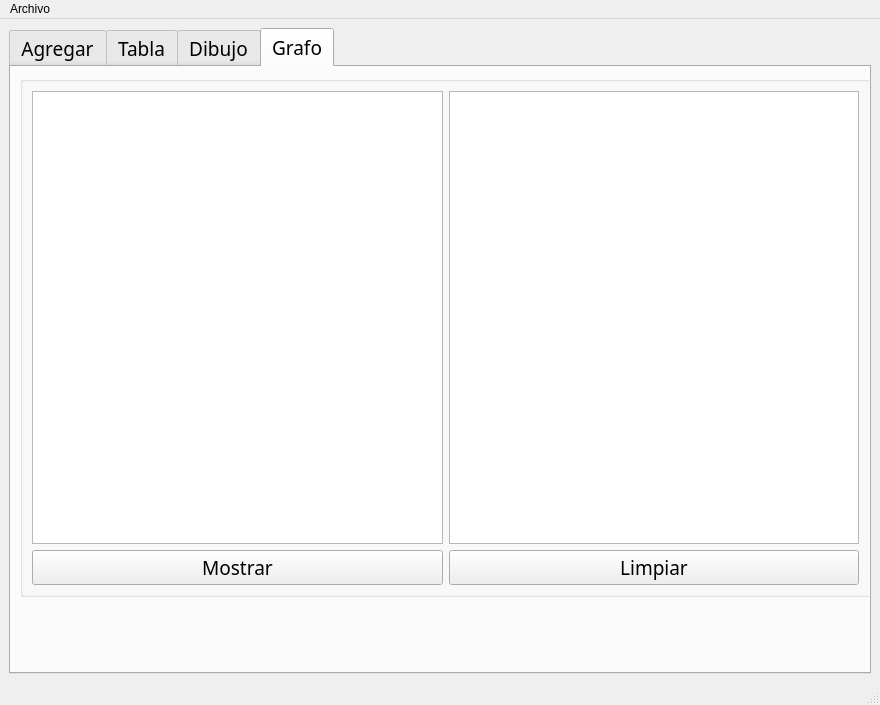
<?xml version="1.0" encoding="UTF-8"?>
<ui version="4.0">
 <class>MainWindow</class>
 <widget class="QMainWindow" name="MainWindow">
  <property name="geometry">
   <rect>
    <x>0</x>
    <y>0</y>
    <width>880</width>
    <height>621</height>
   </rect>
  </property>
  <property name="windowTitle">
   <string>Particulas</string>
  </property>
  <widget class="QWidget" name="centralwidget">
   <layout class="QGridLayout" name="gridLayout_3">
    <item row="0" column="0">
     <widget class="QTabWidget" name="tabWidget">
      <property name="font">
       <font>
        <family>Pristina</family>
        <pointsize>14</pointsize>
       </font>
      </property>
      <property name="currentIndex">
       <number>3</number>
      </property>
      <widget class="QWidget" name="tab">
       <attribute name="title">
        <string>Agregar</string>
       </attribute>
       <layout class="QGridLayout" name="gridLayout_2">
        <item row="0" column="0">
         <widget class="QGroupBox" name="groupBox">
          <property name="title">
           <string/>
          </property>
          <layout class="QGridLayout" name="gridLayout">
           <item row="0" column="0">
            <widget class="QLabel" name="Id">
             <property name="font">
              <font>
               <family>Rage Italic</family>
               <pointsize>14</pointsize>
              </font>
             </property>
             <property name="text">
              <string>Id:</string>
             </property>
            </widget>
           </item>
           <item row="0" column="1">
            <widget class="QSpinBox" name="Id_spinBox">
             <property name="font">
              <font>
               <family>Rage Italic</family>
               <pointsize>14</pointsize>
              </font>
             </property>
            </widget>
           </item>
           <item row="1" column="0">
            <widget class="QLabel" name="OrigenX">
             <property name="font">
              <font>
               <family>Rage Italic</family>
               <pointsize>14</pointsize>
              </font>
             </property>
             <property name="text">
              <string>Origen en x:</string>
             </property>
            </widget>
           </item>
           <item row="1" column="1">
            <widget class="QSpinBox" name="OrigenX_spinBox">
             <property name="font">
              <font>
               <family>Rage Italic</family>
               <pointsize>14</pointsize>
              </font>
             </property>
             <property name="maximum">
              <number>500</number>
             </property>
            </widget>
           </item>
           <item row="2" column="0">
            <widget class="QLabel" name="OrigenY">
             <property name="font">
              <font>
               <family>Rage Italic</family>
               <pointsize>14</pointsize>
              </font>
             </property>
             <property name="text">
              <string>Origen en y:</string>
             </property>
            </widget>
           </item>
           <item row="2" column="1">
            <widget class="QSpinBox" name="OrigenY_spinBox">
             <property name="font">
              <font>
               <family>Rage Italic</family>
               <pointsize>14</pointsize>
              </font>
             </property>
             <property name="maximum">
              <number>500</number>
             </property>
            </widget>
           </item>
           <item row="3" column="0">
            <widget class="QLabel" name="DestinoX">
             <property name="font">
              <font>
               <family>Rage Italic</family>
               <pointsize>14</pointsize>
              </font>
             </property>
             <property name="text">
              <string>Destino en x:</string>
             </property>
            </widget>
           </item>
           <item row="3" column="1">
            <widget class="QSpinBox" name="DestinoX_spinBox">
             <property name="font">
              <font>
               <family>Rage Italic</family>
               <pointsize>14</pointsize>
              </font>
             </property>
             <property name="maximum">
              <number>500</number>
             </property>
            </widget>
           </item>
           <item row="4" column="0">
            <widget class="QLabel" name="DestinoY">
             <property name="font">
              <font>
               <family>Rage Italic</family>
               <pointsize>14</pointsize>
              </font>
             </property>
             <property name="text">
              <string>Destino en y:</string>
             </property>
            </widget>
           </item>
           <item row="4" column="1">
            <widget class="QSpinBox" name="DestinoY_spinBox">
             <property name="font">
              <font>
               <family>Rage Italic</family>
               <pointsize>14</pointsize>
              </font>
             </property>
             <property name="maximum">
              <number>500</number>
             </property>
            </widget>
           </item>
           <item row="5" column="0">
            <widget class="QLabel" name="Velocidad">
             <property name="font">
              <font>
               <family>Rage Italic</family>
               <pointsize>14</pointsize>
              </font>
             </property>
             <property name="text">
              <string>Velocidad:</string>
             </property>
            </widget>
           </item>
           <item row="5" column="1">
            <widget class="QSpinBox" name="Velocidad_spinBox">
             <property name="font">
              <font>
               <family>Rage Italic</family>
               <pointsize>14</pointsize>
              </font>
             </property>
            </widget>
           </item>
           <item row="6" column="0">
            <widget class="QLabel" name="Color">
             <property name="palette">
              <palette>
               <active>
                <colorrole role="WindowText">
                 <brush brushstyle="SolidPattern">
                  <color alpha="255">
                   <red>85</red>
                   <green>0</green>
                   <blue>127</blue>
                  </color>
                 </brush>
                </colorrole>
               </active>
               <inactive>
                <colorrole role="WindowText">
                 <brush brushstyle="SolidPattern">
                  <color alpha="255">
                   <red>85</red>
                   <green>0</green>
                   <blue>127</blue>
                  </color>
                 </brush>
                </colorrole>
               </inactive>
               <disabled>
                <colorrole role="WindowText">
                 <brush brushstyle="SolidPattern">
                  <color alpha="255">
                   <red>120</red>
                   <green>120</green>
                   <blue>120</blue>
                  </color>
                 </brush>
                </colorrole>
               </disabled>
              </palette>
             </property>
             <property name="font">
              <font>
               <family>Rage Italic</family>
               <pointsize>14</pointsize>
              </font>
             </property>
             <property name="text">
              <string>Color</string>
             </property>
            </widget>
           </item>
           <item row="7" column="0">
            <widget class="QLabel" name="Red">
             <property name="palette">
              <palette>
               <active>
                <colorrole role="WindowText">
                 <brush brushstyle="SolidPattern">
                  <color alpha="255">
                   <red>197</red>
                   <green>0</green>
                   <blue>0</blue>
                  </color>
                 </brush>
                </colorrole>
               </active>
               <inactive>
                <colorrole role="WindowText">
                 <brush brushstyle="SolidPattern">
                  <color alpha="255">
                   <red>197</red>
                   <green>0</green>
                   <blue>0</blue>
                  </color>
                 </brush>
                </colorrole>
               </inactive>
               <disabled>
                <colorrole role="WindowText">
                 <brush brushstyle="SolidPattern">
                  <color alpha="255">
                   <red>120</red>
                   <green>120</green>
                   <blue>120</blue>
                  </color>
                 </brush>
                </colorrole>
               </disabled>
              </palette>
             </property>
             <property name="font">
              <font>
               <family>Rage Italic</family>
               <pointsize>14</pointsize>
              </font>
             </property>
             <property name="text">
              <string>Red:</string>
             </property>
            </widget>
           </item>
           <item row="7" column="1">
            <widget class="QSpinBox" name="Red_spinBox">
             <property name="palette">
              <palette>
               <active>
                <colorrole role="Text">
                 <brush brushstyle="SolidPattern">
                  <color alpha="255">
                   <red>185</red>
                   <green>0</green>
                   <blue>0</blue>
                  </color>
                 </brush>
                </colorrole>
                <colorrole role="PlaceholderText">
                 <brush brushstyle="SolidPattern">
                  <color alpha="128">
                   <red>185</red>
                   <green>0</green>
                   <blue>0</blue>
                  </color>
                 </brush>
                </colorrole>
               </active>
               <inactive>
                <colorrole role="Text">
                 <brush brushstyle="SolidPattern">
                  <color alpha="255">
                   <red>185</red>
                   <green>0</green>
                   <blue>0</blue>
                  </color>
                 </brush>
                </colorrole>
                <colorrole role="PlaceholderText">
                 <brush brushstyle="SolidPattern">
                  <color alpha="128">
                   <red>185</red>
                   <green>0</green>
                   <blue>0</blue>
                  </color>
                 </brush>
                </colorrole>
               </inactive>
               <disabled>
                <colorrole role="Text">
                 <brush brushstyle="SolidPattern">
                  <color alpha="255">
                   <red>120</red>
                   <green>120</green>
                   <blue>120</blue>
                  </color>
                 </brush>
                </colorrole>
                <colorrole role="PlaceholderText">
                 <brush brushstyle="SolidPattern">
                  <color alpha="128">
                   <red>0</red>
                   <green>0</green>
                   <blue>0</blue>
                  </color>
                 </brush>
                </colorrole>
               </disabled>
              </palette>
             </property>
             <property name="font">
              <font>
               <family>Rage Italic</family>
               <pointsize>14</pointsize>
              </font>
             </property>
             <property name="maximum">
              <number>255</number>
             </property>
            </widget>
           </item>
           <item row="8" column="0">
            <widget class="QLabel" name="Green">
             <property name="palette">
              <palette>
               <active>
                <colorrole role="WindowText">
                 <brush brushstyle="SolidPattern">
                  <color alpha="255">
                   <red>0</red>
                   <green>170</green>
                   <blue>127</blue>
                  </color>
                 </brush>
                </colorrole>
               </active>
               <inactive>
                <colorrole role="WindowText">
                 <brush brushstyle="SolidPattern">
                  <color alpha="255">
                   <red>0</red>
                   <green>170</green>
                   <blue>127</blue>
                  </color>
                 </brush>
                </colorrole>
               </inactive>
               <disabled>
                <colorrole role="WindowText">
                 <brush brushstyle="SolidPattern">
                  <color alpha="255">
                   <red>120</red>
                   <green>120</green>
                   <blue>120</blue>
                  </color>
                 </brush>
                </colorrole>
               </disabled>
              </palette>
             </property>
             <property name="font">
              <font>
               <family>Rage Italic</family>
               <pointsize>14</pointsize>
              </font>
             </property>
             <property name="text">
              <string>Green:</string>
             </property>
            </widget>
           </item>
           <item row="8" column="1">
            <widget class="QSpinBox" name="Green_spinBox">
             <property name="palette">
              <palette>
               <active>
                <colorrole role="Text">
                 <brush brushstyle="SolidPattern">
                  <color alpha="255">
                   <red>0</red>
                   <green>170</green>
                   <blue>127</blue>
                  </color>
                 </brush>
                </colorrole>
                <colorrole role="PlaceholderText">
                 <brush brushstyle="SolidPattern">
                  <color alpha="128">
                   <red>0</red>
                   <green>170</green>
                   <blue>127</blue>
                  </color>
                 </brush>
                </colorrole>
               </active>
               <inactive>
                <colorrole role="Text">
                 <brush brushstyle="SolidPattern">
                  <color alpha="255">
                   <red>0</red>
                   <green>170</green>
                   <blue>127</blue>
                  </color>
                 </brush>
                </colorrole>
                <colorrole role="PlaceholderText">
                 <brush brushstyle="SolidPattern">
                  <color alpha="128">
                   <red>0</red>
                   <green>170</green>
                   <blue>127</blue>
                  </color>
                 </brush>
                </colorrole>
               </inactive>
               <disabled>
                <colorrole role="Text">
                 <brush brushstyle="SolidPattern">
                  <color alpha="255">
                   <red>120</red>
                   <green>120</green>
                   <blue>120</blue>
                  </color>
                 </brush>
                </colorrole>
                <colorrole role="PlaceholderText">
                 <brush brushstyle="SolidPattern">
                  <color alpha="128">
                   <red>0</red>
                   <green>0</green>
                   <blue>0</blue>
                  </color>
                 </brush>
                </colorrole>
               </disabled>
              </palette>
             </property>
             <property name="font">
              <font>
               <family>Rage Italic</family>
               <pointsize>14</pointsize>
              </font>
             </property>
             <property name="maximum">
              <number>255</number>
             </property>
            </widget>
           </item>
           <item row="9" column="0">
            <widget class="QLabel" name="Blue">
             <property name="palette">
              <palette>
               <active>
                <colorrole role="WindowText">
                 <brush brushstyle="SolidPattern">
                  <color alpha="255">
                   <red>0</red>
                   <green>0</green>
                   <blue>255</blue>
                  </color>
                 </brush>
                </colorrole>
               </active>
               <inactive>
                <colorrole role="WindowText">
                 <brush brushstyle="SolidPattern">
                  <color alpha="255">
                   <red>0</red>
                   <green>0</green>
                   <blue>255</blue>
                  </color>
                 </brush>
                </colorrole>
               </inactive>
               <disabled>
                <colorrole role="WindowText">
                 <brush brushstyle="SolidPattern">
                  <color alpha="255">
                   <red>120</red>
                   <green>120</green>
                   <blue>120</blue>
                  </color>
                 </brush>
                </colorrole>
               </disabled>
              </palette>
             </property>
             <property name="font">
              <font>
               <family>Rage Italic</family>
               <pointsize>14</pointsize>
              </font>
             </property>
             <property name="text">
              <string>Blue:</string>
             </property>
            </widget>
           </item>
           <item row="9" column="1">
            <widget class="QSpinBox" name="Blue_spinBox">
             <property name="palette">
              <palette>
               <active>
                <colorrole role="Text">
                 <brush brushstyle="SolidPattern">
                  <color alpha="255">
                   <red>0</red>
                   <green>0</green>
                   <blue>255</blue>
                  </color>
                 </brush>
                </colorrole>
                <colorrole role="ButtonText">
                 <brush brushstyle="SolidPattern">
                  <color alpha="255">
                   <red>0</red>
                   <green>0</green>
                   <blue>0</blue>
                  </color>
                 </brush>
                </colorrole>
                <colorrole role="PlaceholderText">
                 <brush brushstyle="SolidPattern">
                  <color alpha="128">
                   <red>0</red>
                   <green>0</green>
                   <blue>255</blue>
                  </color>
                 </brush>
                </colorrole>
               </active>
               <inactive>
                <colorrole role="Text">
                 <brush brushstyle="SolidPattern">
                  <color alpha="255">
                   <red>0</red>
                   <green>0</green>
                   <blue>255</blue>
                  </color>
                 </brush>
                </colorrole>
                <colorrole role="ButtonText">
                 <brush brushstyle="SolidPattern">
                  <color alpha="255">
                   <red>0</red>
                   <green>0</green>
                   <blue>0</blue>
                  </color>
                 </brush>
                </colorrole>
                <colorrole role="PlaceholderText">
                 <brush brushstyle="SolidPattern">
                  <color alpha="128">
                   <red>0</red>
                   <green>0</green>
                   <blue>255</blue>
                  </color>
                 </brush>
                </colorrole>
               </inactive>
               <disabled>
                <colorrole role="Text">
                 <brush brushstyle="SolidPattern">
                  <color alpha="255">
                   <red>120</red>
                   <green>120</green>
                   <blue>120</blue>
                  </color>
                 </brush>
                </colorrole>
                <colorrole role="ButtonText">
                 <brush brushstyle="SolidPattern">
                  <color alpha="255">
                   <red>120</red>
                   <green>120</green>
                   <blue>120</blue>
                  </color>
                 </brush>
                </colorrole>
                <colorrole role="PlaceholderText">
                 <brush brushstyle="SolidPattern">
                  <color alpha="128">
                   <red>0</red>
                   <green>0</green>
                   <blue>0</blue>
                  </color>
                 </brush>
                </colorrole>
               </disabled>
              </palette>
             </property>
             <property name="font">
              <font>
               <family>Rage Italic</family>
               <pointsize>14</pointsize>
              </font>
             </property>
             <property name="maximum">
              <number>255</number>
             </property>
            </widget>
           </item>
           <item row="10" column="0">
            <widget class="QLabel" name="Distancia">
             <property name="font">
              <font>
               <family>Rage Italic</family>
              </font>
             </property>
             <property name="text">
              <string>Distancia</string>
             </property>
            </widget>
           </item>
           <item row="10" column="1">
            <widget class="QSpinBox" name="Distancia_spinBox">
             <property name="font">
              <font>
               <family>Rage Italic</family>
              </font>
             </property>
            </widget>
           </item>
           <item row="11" column="0">
            <widget class="QPushButton" name="AgregarFinal">
             <property name="font">
              <font>
               <family>Broadway</family>
               <pointsize>12</pointsize>
              </font>
             </property>
             <property name="cursor">
              <cursorShape>ArrowCursor</cursorShape>
             </property>
             <property name="text">
              <string>Agregar Final</string>
             </property>
            </widget>
           </item>
           <item row="11" column="1">
            <widget class="QPushButton" name="OrdId">
             <property name="font">
              <font>
               <family>Broadway</family>
               <pointsize>12</pointsize>
              </font>
             </property>
             <property name="text">
              <string>Ord. Id</string>
             </property>
            </widget>
           </item>
           <item row="12" column="0">
            <widget class="QPushButton" name="AgregarInicio">
             <property name="font">
              <font>
               <family>Broadway</family>
               <pointsize>12</pointsize>
              </font>
             </property>
             <property name="text">
              <string>Agregar Inicio</string>
             </property>
            </widget>
           </item>
           <item row="12" column="1">
            <widget class="QPushButton" name="OrdDistancia">
             <property name="font">
              <font>
               <family>Broadway</family>
               <pointsize>12</pointsize>
              </font>
             </property>
             <property name="text">
              <string>Ord. Distancia</string>
             </property>
            </widget>
           </item>
           <item row="13" column="0">
            <widget class="QPushButton" name="Mostrar">
             <property name="font">
              <font>
               <family>Broadway</family>
               <pointsize>12</pointsize>
              </font>
             </property>
             <property name="text">
              <string>Mostrar</string>
             </property>
            </widget>
           </item>
           <item row="13" column="1">
            <widget class="QPushButton" name="OrdVelocidad">
             <property name="font">
              <font>
               <family>Broadway</family>
               <pointsize>12</pointsize>
              </font>
             </property>
             <property name="text">
              <string>Ord. Velocidad</string>
             </property>
            </widget>
           </item>
          </layout>
         </widget>
        </item>
        <item row="0" column="1">
         <widget class="QPlainTextEdit" name="plainTextEdit">
          <property name="font">
           <font>
            <family>Rage Italic</family>
            <pointsize>14</pointsize>
           </font>
          </property>
         </widget>
        </item>
       </layout>
      </widget>
      <widget class="QWidget" name="tab_2">
       <attribute name="title">
        <string>Tabla</string>
       </attribute>
       <layout class="QGridLayout" name="gridLayout_4">
        <item row="1" column="0">
         <widget class="QLineEdit" name="Buscar">
          <property name="placeholderText">
           <string>Id de Particula</string>
          </property>
         </widget>
        </item>
        <item row="1" column="1">
         <widget class="QPushButton" name="Buscar_Boton">
          <property name="font">
           <font>
            <family>Broadway</family>
            <pointsize>14</pointsize>
           </font>
          </property>
          <property name="text">
           <string>Buscar</string>
          </property>
         </widget>
        </item>
        <item row="1" column="2">
         <widget class="QPushButton" name="Mostrar_Tabla_Boton">
          <property name="font">
           <font>
            <family>Broadway</family>
            <pointsize>14</pointsize>
           </font>
          </property>
          <property name="text">
           <string>Mostrar</string>
          </property>
         </widget>
        </item>
        <item row="0" column="0" colspan="3">
         <widget class="QTableWidget" name="tableWidget">
          <property name="font">
           <font>
            <pointsize>12</pointsize>
           </font>
          </property>
         </widget>
        </item>
       </layout>
      </widget>
      <widget class="QWidget" name="tab_3">
       <attribute name="title">
        <string>Dibujo</string>
       </attribute>
       <layout class="QGridLayout" name="gridLayout_5">
        <item row="0" column="0" colspan="2">
         <widget class="QGraphicsView" name="graphicsView"/>
        </item>
        <item row="1" column="0">
         <widget class="QPushButton" name="Dibujar">
          <property name="font">
           <font>
            <family>Broadway</family>
           </font>
          </property>
          <property name="text">
           <string>Dibujar</string>
          </property>
         </widget>
        </item>
        <item row="1" column="1">
         <widget class="QPushButton" name="Limpiar">
          <property name="font">
           <font>
            <family>Broadway</family>
           </font>
          </property>
          <property name="text">
           <string>Limpiar</string>
          </property>
         </widget>
        </item>
       </layout>
      </widget>
      <widget class="QWidget" name="tab_4">
       <attribute name="title">
        <string>Grafo</string>
       </attribute>
       <widget class="QGroupBox" name="groupBox_2">
        <property name="geometry">
         <rect>
          <x>9</x>
          <y>9</y>
          <width>851</width>
          <height>521</height>
         </rect>
        </property>
        <property name="title">
         <string/>
        </property>
        <layout class="QGridLayout" name="gridLayout_6">
         <item row="0" column="0">
          <widget class="QPlainTextEdit" name="Grafo_plainTextEdit">
           <property name="font">
            <font>
             <family>Segoe Print</family>
            </font>
           </property>
          </widget>
         </item>
         <item row="0" column="1">
          <widget class="QGraphicsView" name="GrafoF_graphicsView"/>
         </item>
         <item row="1" column="0">
          <widget class="QPushButton" name="Mostrar_pushButton">
           <property name="font">
            <font>
             <family>Broadway</family>
            </font>
           </property>
           <property name="text">
            <string>Mostrar</string>
           </property>
          </widget>
         </item>
         <item row="1" column="1">
          <widget class="QPushButton" name="Limpiar_pushButton">
           <property name="font">
            <font>
             <family>Broadway</family>
            </font>
           </property>
           <property name="text">
            <string>Limpiar</string>
           </property>
          </widget>
         </item>
        </layout>
       </widget>
      </widget>
     </widget>
    </item>
   </layout>
  </widget>
  <widget class="QMenuBar" name="menubar">
   <property name="geometry">
    <rect>
     <x>0</x>
     <y>0</y>
     <width>880</width>
     <height>21</height>
    </rect>
   </property>
   <widget class="QMenu" name="menuArchivo">
    <property name="title">
     <string>Archivo</string>
    </property>
    <addaction name="actionAbrir"/>
    <addaction name="actionGuardar"/>
   </widget>
   <addaction name="menuArchivo"/>
  </widget>
  <widget class="QStatusBar" name="statusbar"/>
  <action name="actionAbrir">
   <property name="text">
    <string>Abrir</string>
   </property>
   <property name="font">
    <font>
     <family>Script MT Bold</family>
     <pointsize>14</pointsize>
     <weight>75</weight>
     <bold>true</bold>
    </font>
   </property>
   <property name="shortcut">
    <string>Ctrl+O</string>
   </property>
  </action>
  <action name="actionGuardar">
   <property name="text">
    <string>Guardar</string>
   </property>
   <property name="font">
    <font>
     <family>Script MT Bold</family>
     <pointsize>14</pointsize>
     <weight>75</weight>
     <bold>true</bold>
    </font>
   </property>
   <property name="shortcut">
    <string>Ctrl+S</string>
   </property>
  </action>
 </widget>
 <resources/>
 <connections/>
</ui>
